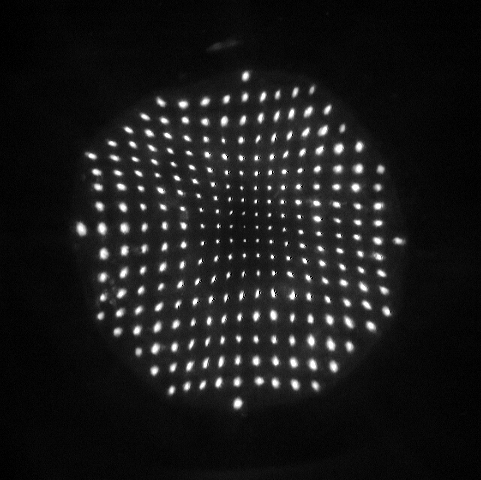
#> input picture 23-11-KeratoconusMC/images/aspher02.tif, 481 x 480 px
$ jupyter execute imgprocessing_asphere2.ipynb
#> lines starting #> are read from the running program, lines starting #| are printed output that depends on the picture; after the words box and inside, x2 and y2 are one past the last pixel; in counts of white or black regions, pixels touching at a corner belong together
[cell 1]
import cv2 as cv
import numpy as np
import matplotlib.pyplot as plt
import os
import scipy.ndimage as ndi
from sklearn.cluster import KMeans
import pandas as pd

[cell 2]
root = os.getcwd()
print(root)
img_gray = cv.imread("./../images/aspher02.tif", cv.IMREAD_GRAYSCALE) #Rows and columns
#> img_gray is the input picture: shape (480, 481); min 0, max 255, mean 26.2

[cell 3]
plt.figure(figsize=(10,10))
plt.imshow(img_gray, cmap="gray")

[cell 4]
# --- 1. Parameters ---
threshold_value = 80
expected_spots = 252  # The number of spots detectable by the camera
number_of_columns = 19
output_filename = './../data/12-02-asphere02.txt'

# --- 2. Load the Image ---
root = os.getcwd()
img_path = os.path.join(root, "./../images/aspher02.tif")
# Ensure the slicing [:, 72:552] matches your specific image ROI
img_gray = cv.imread(img_path, cv.IMREAD_GRAYSCALE)

if img_gray is None:
    print(f"Error: Could not load image '{img_path}'.")
else:
    # Apply the crop as per your snippet
    print(f"Successfully loaded image with shape {img_gray.shape}")
#| Successfully loaded image with shape (480, 481)

    # --- 3. Isolate the Spots ---
    ret, binary_mask = cv.threshold(img_gray, threshold_value, 255, cv.THRESH_BINARY)
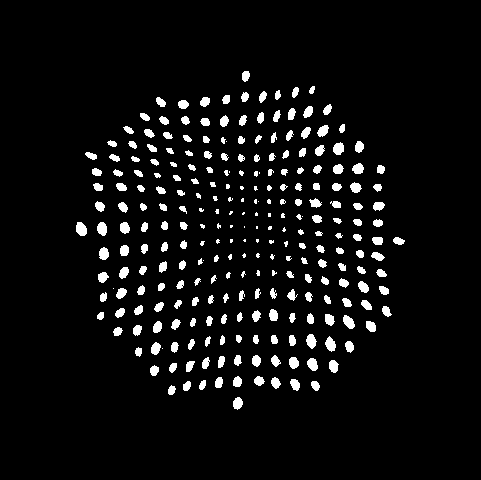
#> binary_mask: shape (480, 481); 5.6% white; 261 white regions (44 under 20 px), largest, box (x1, y1, x2, y2) and area: (76, 222, 87, 236) 122, (325, 336, 336, 352) 113, (343, 315, 355, 329) 112
#> ret = 80
    print(f"Created binary mask with threshold={threshold_value}.")

    # --- 4. Find Labels and Stats ---
    num_labels, labels_matrix, stats, centroids = cv.connectedComponentsWithStats(binary_mask)
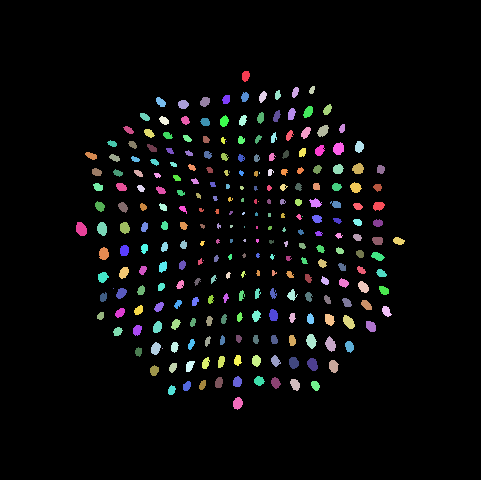
#> labels_matrix: shape (480, 481) int32; 262 distinct labels, from 0 to 261; one colour per label, 0 black
#> num_labels = 262; stats = 262 rows, first 6: [0, 0, 481, 480, 217986], [242, 71, 8, 11, 70], [292, 87, 7, 11, 55], [309, 86, 6, 8, 35], [259, 91, 8, 12, 63], [275, 90, 6, 10, 44]; centroids = 262 pairs, first value 80.84 to 398.2, second value 75.6 to 402.9

    all_blob_sizes = stats[1:, cv.CC_STAT_AREA]
#> all_blob_sizes = 261 values, max 122 at index 123, min 1 at index 36, mean 49.4
    all_blob_sizes_sorted = sorted(all_blob_sizes, reverse=True)
#> all_blob_sizes_sorted = 261 values, max 122 at index 0, min 1 at index 255, mean 49.4

    print(f"Found {len(all_blob_sizes_sorted)} total blobs.")
#| Found 261 total blobs.

    # --- 5 & 6. Logic to Find Valid Indices ---
    valid_indices = []

    if len(all_blob_sizes_sorted) < expected_spots:
        print(f"*** ERROR: Found fewer than {expected_spots} spots. Lower the threshold. ***")

    elif len(all_blob_sizes_sorted) == expected_spots:
        # CASE 2: Exact match (No noise)
        print(f"--- Exact match ({expected_spots} spots). Keeping all. ---")
        valid_indices = list(range(1, num_labels)) # Keep all labels

    else:
        # CASE 3: More spots than expected (Filter noise)
        size_of_last_spot = all_blob_sizes_sorted[expected_spots - 1]
#> size_of_last_spot = 6
        size_of_first_noise = all_blob_sizes_sorted[expected_spots]
#> size_of_first_noise = 2
        min_spot_size = (size_of_last_spot + size_of_first_noise) / 2
#> min_spot_size = 4

        print(f"--- Filtering noise. Cutoff size: {int(min_spot_size)} ---")
#| --- Filtering noise. Cutoff size: 4 ---

        for label_id in range(1, num_labels):
            if stats[label_id, cv.CC_STAT_AREA] > min_spot_size:
                valid_indices.append(label_id)
#> after the loop, valid_indices = 252 values from 1 to 261

    # --- Proceed only if we have valid spots ---
    if len(valid_indices) > 0:
        print(f"Processing {len(valid_indices)} valid spots...")
#> (printed output is left out)

        # --- 7. Calculate Centroids ---
        precise_centroids_yx = ndi.center_of_mass(img_gray, labels=labels_matrix, index=valid_indices)
#> precise_centroids_yx = 252 pairs, first value 75.62 to 403, second value 80.86 to 398.1

        # --- 8. Organize with Clustering ---
        centroids_xy = [(coord[1], coord[0]) for coord in precise_centroids_yx]
#> centroids_xy = 252 pairs, first value 80.86 to 398.1, second value 75.62 to 403
        x_coords = np.array([c[0] for c in centroids_xy]).reshape(-1, 1)
#> x_coords = 252 values, max 398.1 at index 134, min 80.86 at index 118, mean 240.5

        if len(x_coords) < number_of_columns:
            print(f"Error: Not enough spots to form {number_of_columns} columns.")
        else:
            kmeans = KMeans(n_clusters=number_of_columns, n_init=10, random_state=0)
            column_labels = kmeans.fit_predict(x_coords)
#> column_labels = 252 values, max 18 at index 14, min 0 at index 2, mean 8.71

            cluster_centers = kmeans.cluster_centers_.flatten()
            cluster_sort_order = np.argsort(cluster_centers)
            cluster_map = {original: sorted_id for sorted_id, original in enumerate(cluster_sort_order)}

            sortable_list = []
            for i in range(len(centroids_xy)):
                spot_xy = centroids_xy[i]
                original_id = column_labels[i]
                sorted_id = cluster_map[original_id]
                # Sort by Column ID first, then Y-coordinate
                sortable_list.append(((sorted_id, spot_xy[1]), spot_xy))
#> this loop made 252 passes
#> (spot_xy, original_id, sorted_id) on passes 1 to 3: ((245.2, 75.62), 11, 9), ((294.9, 91.72), 17, 13), ((311.6, 89.53), 0, 14)
#> after the loop, sortable_list = 252 items

            sorted_list = sorted(sortable_list, key=lambda x: x[0])
#> sorted_list = 252 items
            sorted_centroids = [item[1] for item in sorted_list]
#> sorted_centroids has the same summary as centroids_xy

            print("Sorted all centroids correctly using column clustering.")

            # --- 9. Manually Insert the Center Point ---
            manual_point = (244.0, 225.0)
            insert_index = 126

            # Check if the list has the expected spots (252)
            if len(sorted_centroids) == expected_spots:
                sorted_centroids.insert(insert_index, manual_point)
                print(f"Manually inserted point {manual_point} at index {insert_index}.")
            else:
                print(f"*** WARNING: Did not insert manual point. Expected {expected_spots} spots but found {len(sorted_centroids)}. ***")

            # --- 10. Save to File ---
            with open(output_filename, 'w') as f:
                for i, (x, y) in enumerate(sorted_centroids):
                    label = i + 1
                    f.write(f"{label} {x:.8f} {y:.8f}\n")
#> this loop made 253 passes
#> (x, y) on passes 1 to 3: (91.04, 155.4), (96.15, 171.7), (97.73, 186.6)

            print(f"Successfully saved {len(sorted_centroids)} sorted spots to '{output_filename}'.")
#| Successfully saved 253 sorted spots to './../data/12-02-asphere02.txt'.
    else:
        print("No valid spots found to process.")

[cell 5]
df_hpref = pd.read_csv('./../data/12-02-asphere02.txt', delim_whitespace = True, header=None) #This is with the data coming from the machine learning algorithm

[cell 6]
df_hpref.rename(columns={0:'pos', 2:'y', 1:'x'}, inplace=True)

[cell 7]
matA_hpref = np.zeros((480,480))

[cell 8]
df_img_ref = np.floor(df_hpref).astype(int)

[cell 9]
N = df_hpref.shape[0] #Number of centroids in the pattern

counter = 0 #Just to verify
for ii in range(0,N):
    matA_hpref[df_img_ref["y"][ii]][df_img_ref["x"][ii]] = 1
    counter += 1
counter

[cell 10]
plt.figure(figsize=(12,12))
plt.imshow(matA_hpref, cmap="grey")
plt.xlabel('Width [pixels]', size=13)
plt.ylabel('Height [pixels]', size=13)
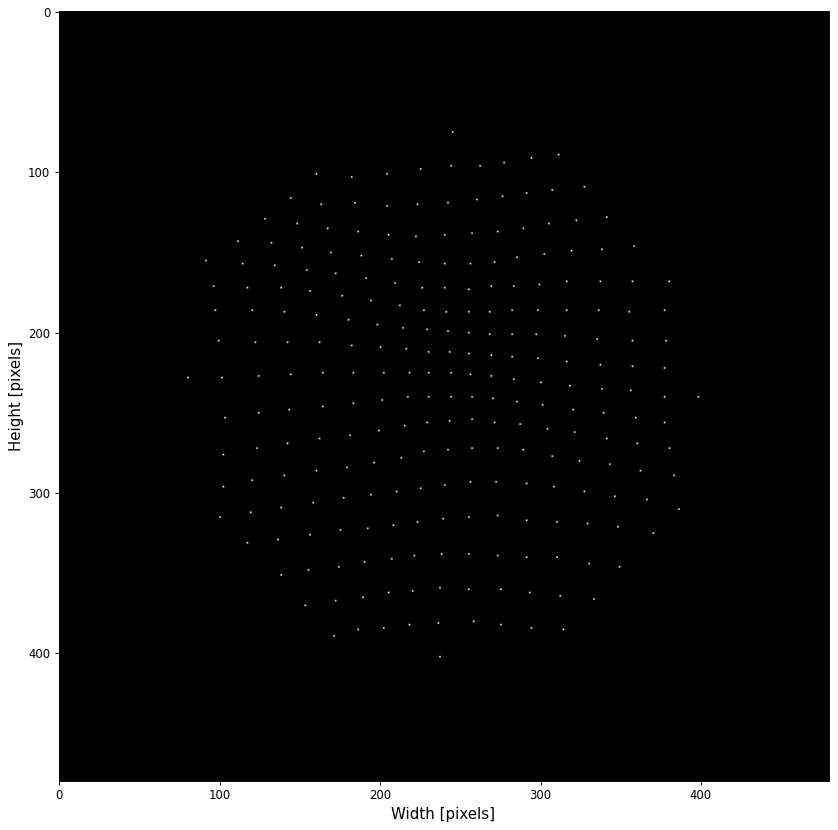
#> figure drawn by matplotlib, 1 panel

$ run again, with 23-11-KeratoconusMC/images/hpref.tif copied over 23-11-KeratoconusMC/images/aspher02.tif
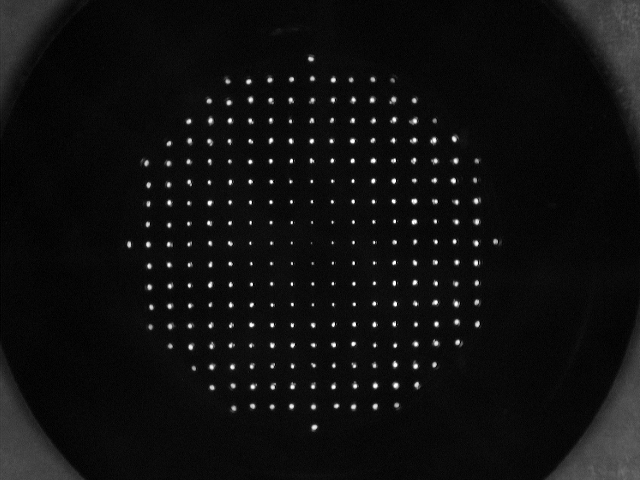
#> input picture 23-11-KeratoconusMC/images/hpref.tif, 640 x 480 px
#> img_gray is the input picture: shape (480, 640); min 0, max 255, mean 15.7
#| Successfully loaded image with shape (480, 640)
#> `ret, binary_mask = cv.threshold(img_gray, threshold_value, 255, cv.THR..`:
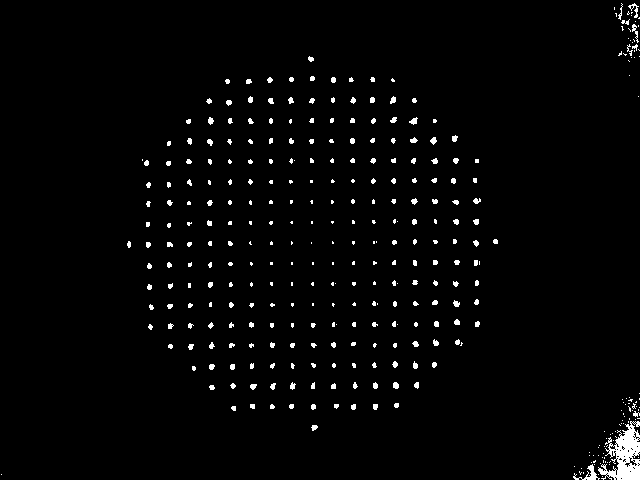
#> binary_mask: shape (480, 640); 2.2% white; 359 white regions (205 under 20 px), largest, box (x1, y1, x2, y2) and area: (598, 421, 640, 480) 1296, (573, 464, 600, 480) 134, (628, 3, 639, 18) 54
#> ret = 80
#> labels_matrix: shape (480, 640) int32; 360 distinct labels, from 0 to 359
#> num_labels = 360; stats = 360 rows, first 6: [0, 0, 640, 480, 300333], [618, 3, 5, 17, 28], [628, 3, 11, 15, 54], [614, 7, 1, 3, 3], [627, 11, 3, 4, 6], [615, 13, 2, 4, 5]; centroids = 360 pairs, first value 1 to 639, second value 8 to 476
#> all_blob_sizes = 359 values, max 1296 at index 318, min 1 at index 6, mean 19.13
#> all_blob_sizes_sorted = 359 values, max 1296 at index 0, min 1 at index 302, mean 19.13
#| Found 359 total blobs.
#> size_of_last_spot = 8
#| --- Filtering noise. Cutoff size: 8 ---
#> after the loop `for label_id in range(1, num_labels):`: valid_indices = 251 values from 1 to 350
#> (printed output is left out)
#> precise_centroids_yx = 251 pairs, first value 9.15 to 474.1, second value 128.7 to 635.7
#> centroids_xy = 251 pairs, first value 128.7 to 635.7, second value 9.15 to 474.1
#> x_coords = 251 values, max 635.7 at index 247, min 128.7 at index 124, mean 327.1
#> column_labels = 251 values, max 18 at index 250, min 0 at index 16, mean 8.49
#> the loop `for i in range(len(centroids_xy)):` made 251 passes
#> (spot_xy, original_id, sorted_id) on passes 1 to 3: ((620.2, 12.38), 2, 18), ((634.1, 9.15), 2, 18), ((625.1, 21.73), 2, 18)
#> after the loop `for i in range(len(centroids_xy)):`: sortable_list = 251 items
#> sorted_centroids has the same summary as centroids_xy
#| *** WARNING: Did not insert manual point. Expected 252 spots but found 251. ***
#> the loop `for i, (x, y) in enumerate(sorted_centroids):` made 251 passes
#> (x, y) on passes 1 to 3: (146.1, 162.6), (148.2, 184.6), (148, 203.5)
#| Successfully saved 251 sorted spots to './../data/12-02-asphere02.txt'.
#> `[cell 10] plt.figure(figsize=(12,12)) plt.imshow(matA_hpref, cmap="gre..`:
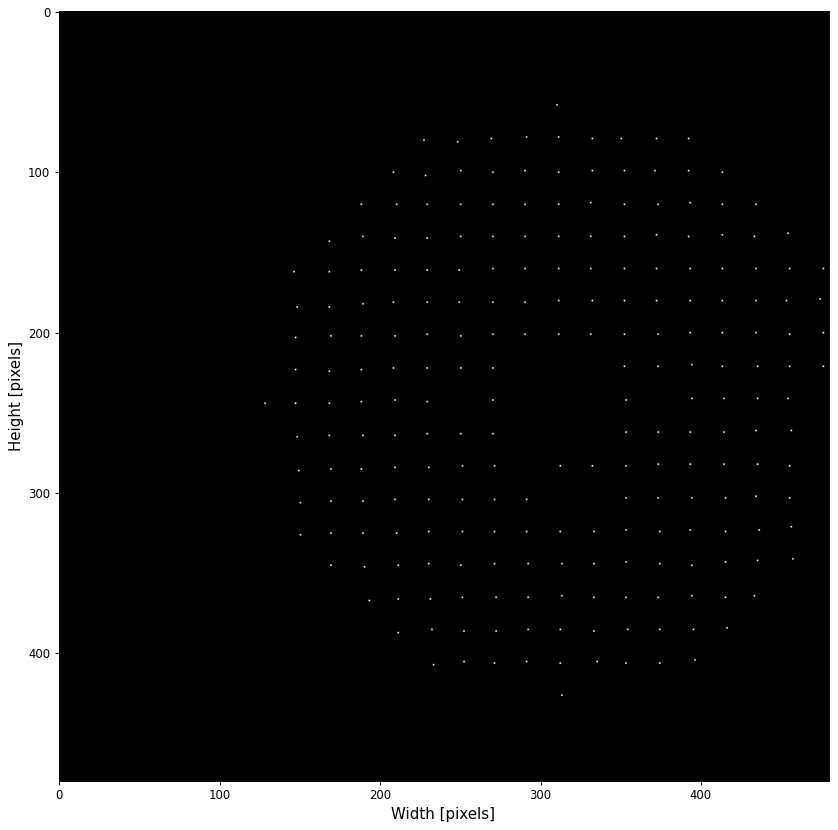
#> figure drawn by matplotlib, 1 panel

$ run again, with 23-11-KeratoconusMC/images/maconst01.tif copied over 23-11-KeratoconusMC/images/aspher02.tif
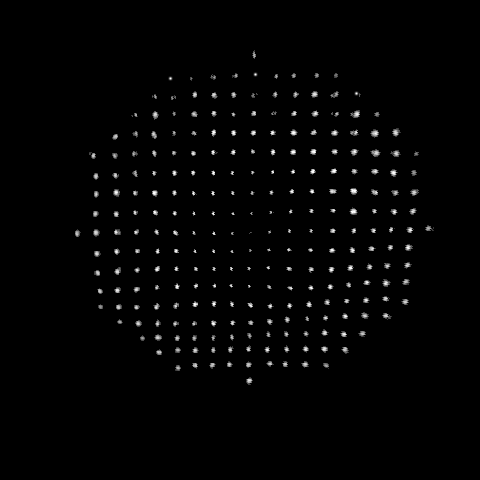
#> input picture 23-11-KeratoconusMC/images/maconst01.tif, 480 x 480 px
#> img_gray is the input picture: shape (480, 480); min 0, max 255, mean 3.5
#| Successfully loaded image with shape (480, 480)
#> `ret, binary_mask = cv.threshold(img_gray, threshold_value, 255, cv.THR..`:
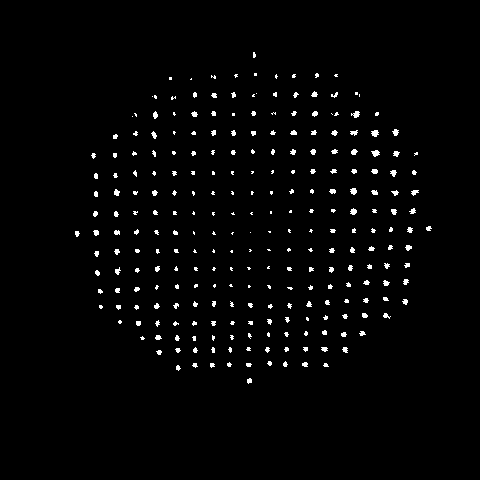
#> binary_mask: shape (480, 480); 2% white; 258 white regions (158 under 20 px), largest, box (x1, y1, x2, y2) and area: (371, 130, 379, 137) 40, (371, 150, 380, 157) 40, (351, 111, 360, 118) 39
#> ret = 80
#> labels_matrix: shape (480, 480) int32; 259 distinct labels, from 0 to 258
#> num_labels = 259; stats = 259 rows, first 6: [0, 0, 480, 480, 225903], [253, 52, 3, 6, 15], [254, 73, 3, 3, 9], [315, 73, 4, 5, 15], [211, 75, 5, 4, 12], [234, 74, 4, 4, 10]; centroids = 259 pairs, first value 76.68 to 428.3, second value 54.6 to 380.4
#> all_blob_sizes = 258 values, max 40 at index 52, min 1 at index 14, mean 17.43
#> all_blob_sizes_sorted = 258 values, max 40 at index 0, min 1 at index 254, mean 17.43
#| Found 258 total blobs.
#> size_of_last_spot = 3
#| --- Filtering noise. Cutoff size: 3 ---
#> after the loop `for label_id in range(1, num_labels):`: valid_indices = 251 values from 1 to 258
#> (printed output is left out)
#> precise_centroids_yx = 251 pairs, first value 54.62 to 380.3, second value 76.65 to 428.1
#> centroids_xy = 251 pairs, first value 76.65 to 428.1, second value 54.62 to 380.3
#> x_coords = 251 values, max 428.1 at index 118, min 76.65 at index 125, mean 252.7
#> column_labels = 251 values, max 18 at index 117, min 0 at index 33, mean 8.24
#> the loop `for i in range(len(centroids_xy)):` made 251 passes
#> (spot_xy, original_id, sorted_id) on passes 1 to 3: ((253.8, 54.62), 14, 9), ((255, 74), 14, 9), ((316.5, 74.93), 3, 12)
#> after the loop `for i in range(len(centroids_xy)):`: sortable_list = 251 items
#> sorted_centroids has the same summary as centroids_xy
#| *** WARNING: Did not insert manual point. Expected 252 spots but found 251. ***
#> the loop `for i, (x, y) in enumerate(sorted_centroids):` made 251 passes
#> (x, y) on passes 1 to 3: (76.65, 233.1), (93.07, 155.1), (95.55, 175.7)
#| Successfully saved 251 sorted spots to './../data/12-02-asphere02.txt'.
#> `[cell 10] plt.figure(figsize=(12,12)) plt.imshow(matA_hpref, cmap="gre..`:
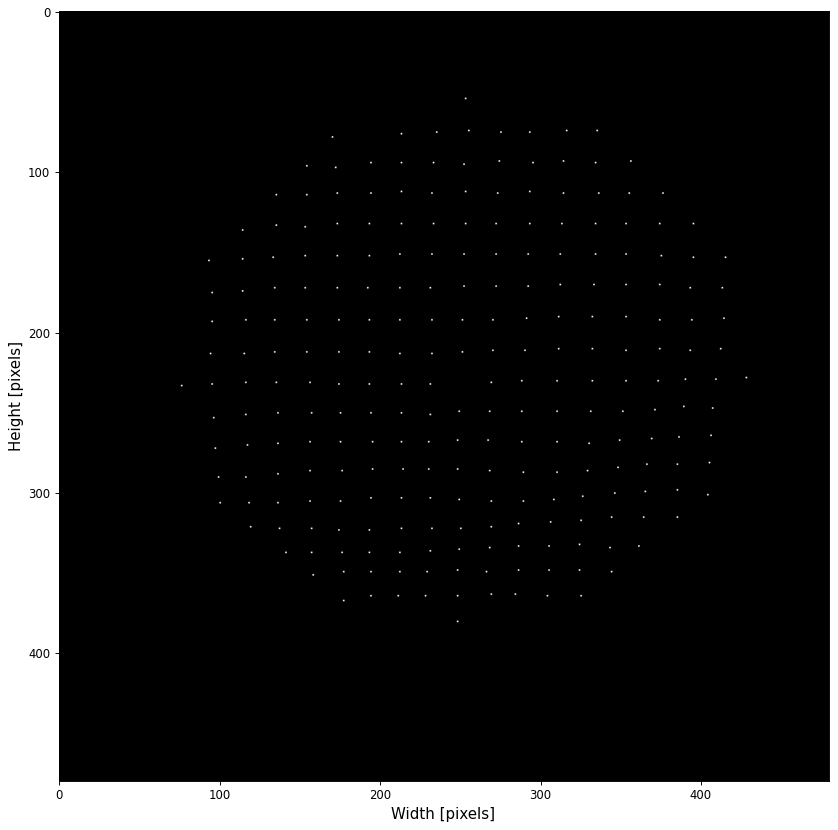
#> figure drawn by matplotlib, 1 panel

$ run again, with 23-11-KeratoconusMC/images/maconst01oi.tif copied over 23-11-KeratoconusMC/images/aspher02.tif
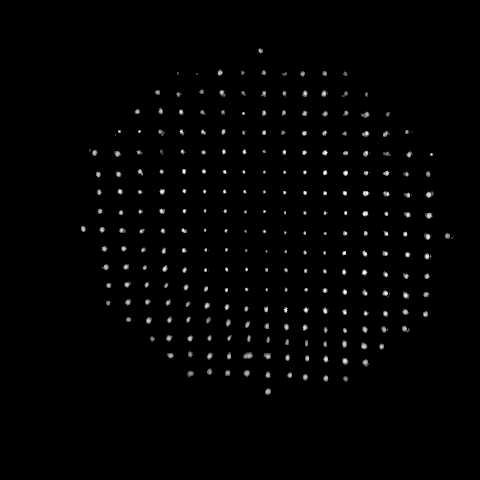
#> input picture 23-11-KeratoconusMC/images/maconst01oi.tif, 480 x 480 px
#> img_gray is the input picture: shape (480, 480); min 0, max 255, mean 3.1
#| Successfully loaded image with shape (480, 480)
#> `ret, binary_mask = cv.threshold(img_gray, threshold_value, 255, cv.THR..`:
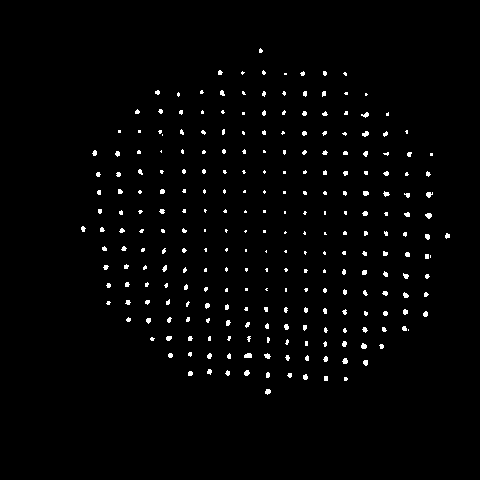
#> binary_mask: shape (480, 480); 1.8% white; 254 white regions (178 under 20 px), largest, box (x1, y1, x2, y2) and area: (244, 353, 252, 358) 35, (425, 213, 432, 219) 30, (362, 131, 369, 137) 29
#> ret = 80
#> labels_matrix: shape (480, 480) int32; 255 distinct labels, from 0 to 254
#> num_labels = 255; stats = 255 rows, first 6: [0, 0, 480, 480, 226310], [259, 48, 4, 5, 15], [218, 70, 5, 5, 19], [241, 71, 4, 4, 9], [262, 70, 4, 5, 14], [300, 71, 5, 5, 17]; centroids = 255 pairs, first value 82.76 to 447, second value 50.33 to 391.2
#> all_blob_sizes = 254 values, max 35 at index 237, min 2 at index 47, mean 16.1
#> all_blob_sizes_sorted = 254 values, max 35 at index 0, min 2 at index 252, mean 16.1
#| Found 254 total blobs.
#> size_of_last_spot = 3
#> size_of_first_noise = 2
#> min_spot_size = 2.5
#| --- Filtering noise. Cutoff size: 2 ---
#> after the loop `for label_id in range(1, num_labels):`: valid_indices = 252 values from 1 to 254
#> (printed output is left out)
#> precise_centroids_yx = 252 pairs, first value 50.33 to 391.2, second value 82.76 to 447
#> centroids_xy = 252 pairs, first value 82.76 to 447, second value 50.33 to 391.2
#> x_coords = 252 values, max 447 at index 132, min 82.76 at index 115, mean 265.9
#> column_labels = 252 values, max 18 at index 116, min 0 at index 16, mean 7.94
#> the loop `for i in range(len(centroids_xy)):` made 252 passes
#> (spot_xy, original_id, sorted_id) on passes 1 to 3: ((260.1, 50.33), 13, 9), ((219.6, 72.29), 11, 7), ((242.2, 72.42), 5, 8)
#> after the loop `for i in range(len(centroids_xy)):`: sortable_list = 252 items
#> sorted_centroids has the same summary as centroids_xy
#> the loop `for i, (x, y) in enumerate(sorted_centroids):` made 253 passes
#> (x, y) on passes 1 to 3: (94.23, 152.5), (97.83, 174), (98.76, 191.9)
#| Successfully saved 253 sorted spots to './../data/12-02-asphere02.txt'.
#> `[cell 10] plt.figure(figsize=(12,12)) plt.imshow(matA_hpref, cmap="gre..`:
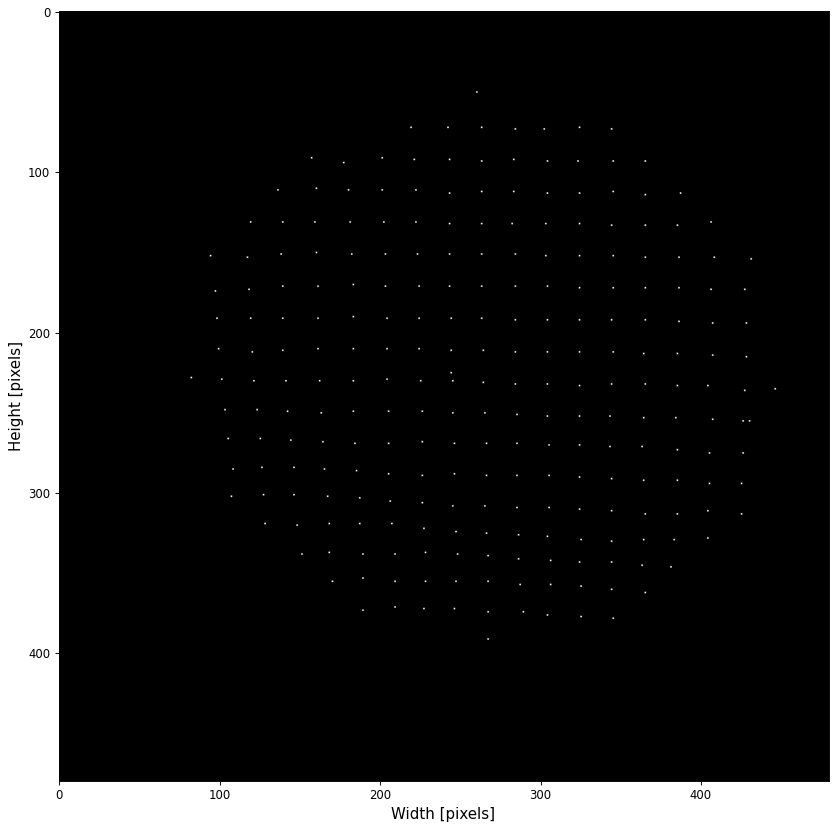
#> figure drawn by matplotlib, 1 panel
